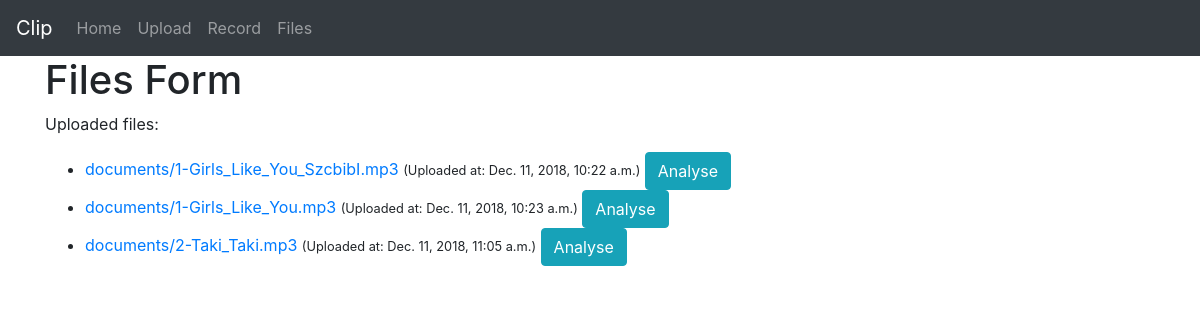
The page /files/ on the database as committed earlier.
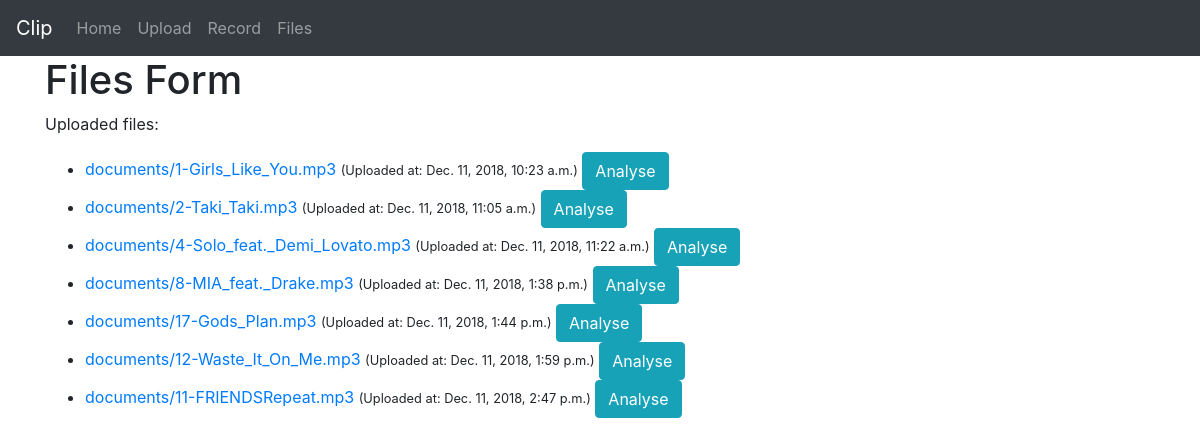
The same page on the database as committed later.
### package_select/models.py (models this page shows)
class Document(models.Model):
    description = models.CharField(max_length=255, blank=True)
    document = models.FileField(upload_to='documents/')
    uploaded_at = models.DateTimeField(auto_now_add=True)

### package_select/views.py (the view)
# urls.py: path('files/', FilesList.as_view(), name="files"),
class FilesList(TemplateView):
    template_name = "package_select/files.html"
    def get(self, request, *args, **kwargs):
        documents = Document.objects.all()
        return render(request, 'package_select/files.html', {'documents': documents})

### package_select/templates/package_select/files.html (shortened to what this page needs)
{% include 'package_select/base.html' %}
<body>
    <div class="container">
      <h1>Files Form</h1>
      {% block content %}
      <form method="post" enctype="multipart/form-data">
        <p>Uploaded files:</p>
          <ul>
            {% for obj in documents %}
              <li>
                <a href="{{ obj.document.url }}">{{ obj.document.name }}</a>
                <small>(Uploaded at: {{ obj.uploaded_at }})</small>
                <button data-id="{{obj.id}}" id="analyse_button" type="button" class="btn btn-info" data-toggle="modal">Analyse</button>
              </li>
            {% endfor %}
          </ul>
      </form>
    {% endblock %}
    </div>
</body>

### package_select/templates/package_select/base.html (shortened to what this page needs)
{% load static %}
<html lang="en">
  <head>
    <link rel="stylesheet" href="https://stackpath.bootstrapcdn.com/bootstrap/4.1.3/css/bootstrap.min.css">
        <nav class="navbar navbar-expand-lg navbar-dark bg-dark">
  <a class="navbar-brand" href="#">Clip</a>
  <div class="collapse navbar-collapse" id="navbarNavDropdown">
    <ul class="navbar-nav">
      <li class="nav-item">
        <a class="nav-link" href="{% url 'package_select:home' %}">Home <span class="sr-only">(current)</span></a>
      </li>
      <li class="nav-item">
        <a class="nav-link" href="{% url 'package_select:upload' %}">Upload</a>
      </li>
      <li class="nav-item">
        <a class="nav-link" href="{% url 'package_select:record' %}">Record</a>
      </li>
      <li class="nav-item">
        <a class="nav-link" href="{% url 'package_select:files' %}">Files</a>
      </li>
    </ul>
  </div>
</nav>
  </head>
  <body>
  </body>
</html>

Rows that differ between the two databases and show on the page:
removed Document: document.name "documents/1-Girls_Like_You_SzcbibI.mp3", uploaded_at "Dec. 11, 2018, 10:22 a.m."
added Document: document.name "documents/4-Solo_feat._Demi_Lovato.mp3", uploaded_at "Dec. 11, 2018, 11:22 a.m."
added Document: document.name "documents/8-MIA_feat._Drake.mp3", uploaded_at "Dec. 11, 2018, 1:38 p.m."
added Document: document.name "documents/17-Gods_Plan.mp3", uploaded_at "Dec. 11, 2018, 1:44 p.m."
added Document: document.name "documents/12-Waste_It_On_Me.mp3", uploaded_at "Dec. 11, 2018, 1:59 p.m."
added Document: document.name "documents/11-FRIENDSRepeat.mp3", uploaded_at "Dec. 11, 2018, 2:47 p.m."
